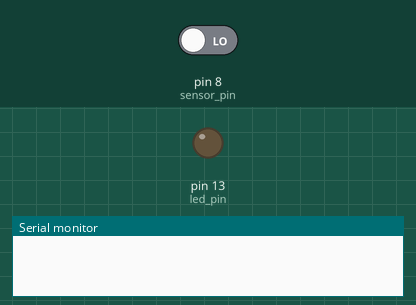
Simulated run of this sketch. Board: Arduino Uno, built with avr-gcc and run on an emulated ATmega328P. Parts: output pins drawn as LEDs (lit = HIGH), the last lines printed to the serial monitor. Inputs (shaded band) come from the test bench; at power-on: pin 8 (sensor_pin) LOW.

Above: at 2.8 s.
2.9 s: pin 8 (sensor_pin) driven HIGH
At 3.7 s:
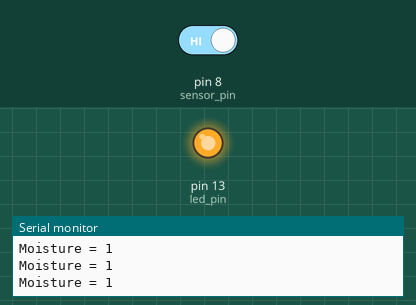
4.5 s: pin 8 (sensor_pin) driven LOW
At 4.9 s:
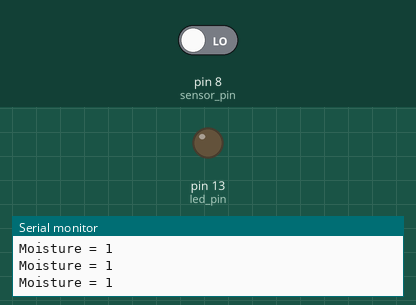
Timing chart, 0 to 7.5 s (numbered marks = the images above; inputs shaded):
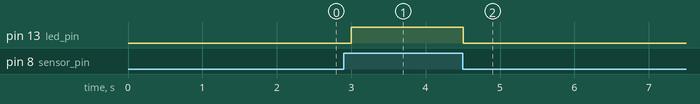

The sketch:

Moisture_Sensor_Digital.ino
```cpp
int led_pin =13;
int sensor_pin =8;
void setup() {
  pinMode(led_pin, OUTPUT);
  pinMode(sensor_pin, INPUT);
  Serial.begin(9600);
}
void loop() {
  if(digitalRead(sensor_pin) == HIGH){
    digitalWrite(led_pin, HIGH);
    Serial.print("Moisture = ");
    int sensorValue = digitalRead(sensor_pin);
    Serial.println(sensorValue);
    delay(100);
  } else {
    digitalWrite(led_pin, LOW);
    delay(1000);
  }
}
```

Measured:
- after the input at 2.9 s, pin 13 (led_pin): LOW → HIGH after 0.10 s
- after the input at 4.5 s, pin 13 (led_pin): HIGH → LOW at once
